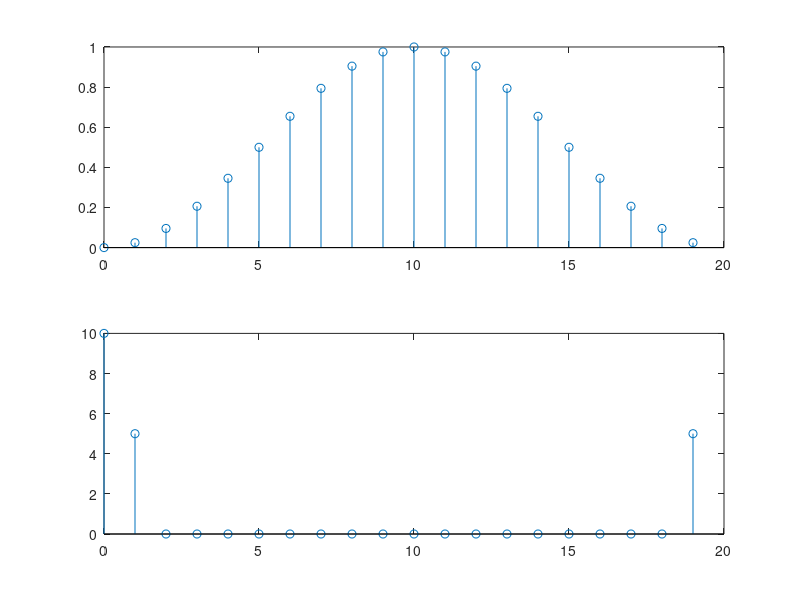
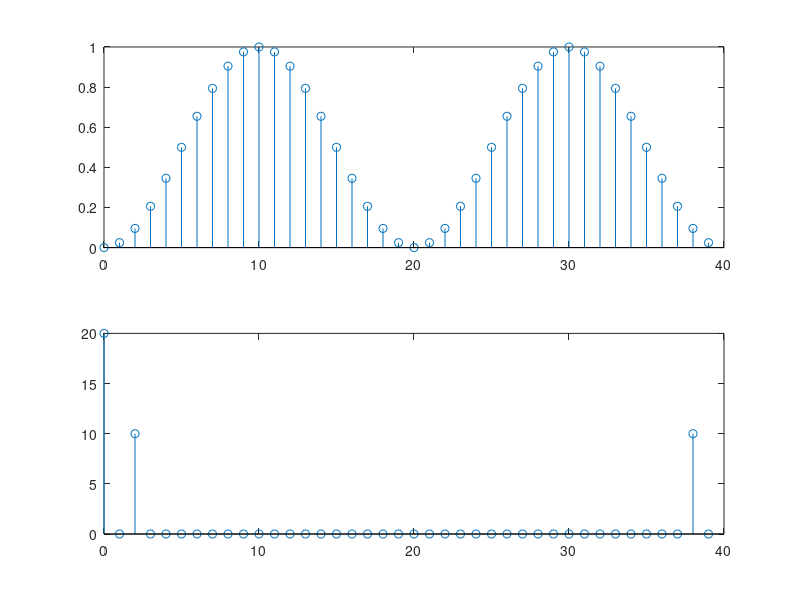
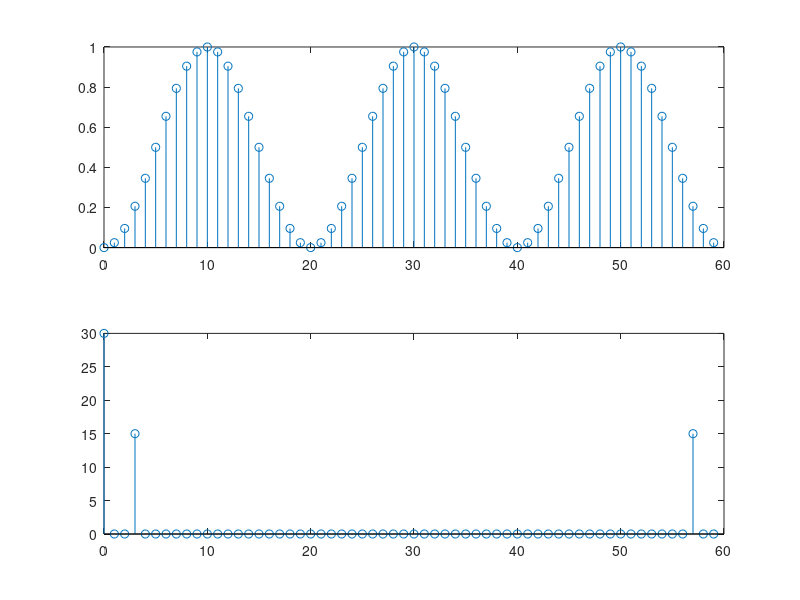

The MATLAB script that drew these images, in order:
% Author: Colin Power
% Plots of Hanning windows using different window sizes. 
clear all
close all

N = 20;

w1 = hanning(N, 'periodic');
transpose(w1);
w2 = [w1; w1];
w3 = [w1; w1; w1];

W1 = fft(w1);
W2 = fft(w2);
W3 = fft(w3);

n = 0:1:(N-1);
figure(1),
    subplot(2, 1, 1), stem(n, w1)
    subplot(2, 1, 2), stem(n, abs(W1))

n = 0:1:(2*N-1);
figure(2),
    subplot(2, 1, 1), stem(n, w2)
    subplot(2, 1, 2), stem(n, abs(W2))

n = 0:1:(3*N-1);
figure(3),
    subplot(2, 1, 1), stem(n, w3)
    subplot(2, 1, 2), stem(n, abs(W3))
    